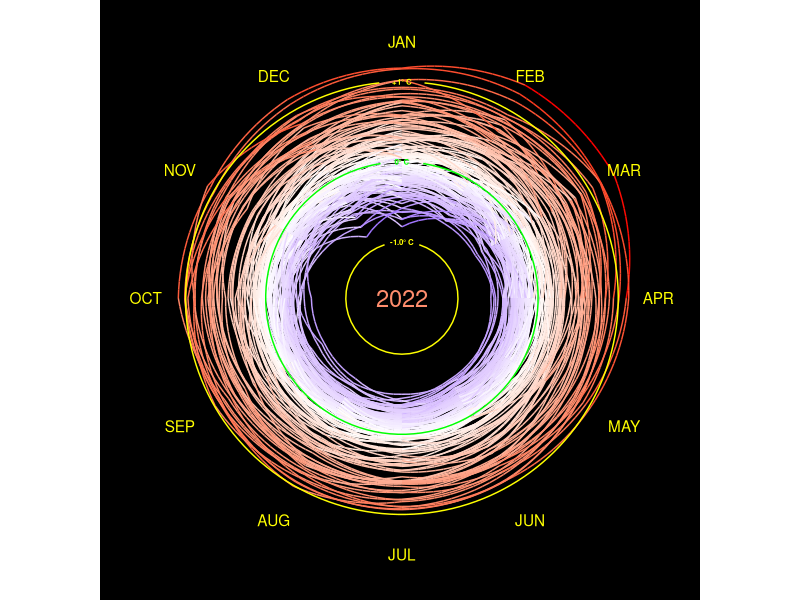
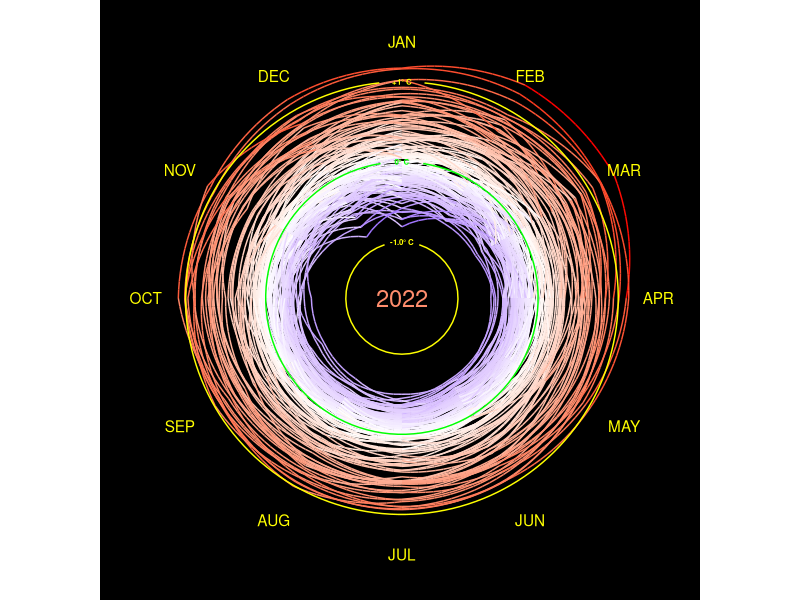

Reproduce these figures in R, in order.
library(tidyverse)
library(gganimate)



# Plot: There are data in preceding year and next year.
# Need to create 3 separated dataframes

t_diff <- 
  read_csv("data/GLB.Ts+dSST.csv", skip = 1, na = "***") %>% #load CSV file, skip 1st rows
  select(year = Year, month.abb) %>% #month.abb is constant R build-in. which is the same as our datatype
  # Tidy dataframe by converting month in 1 column accept for year
  #Pivot dataframe for all columns except for year column, Give a name of month column
  pivot_longer(-year, names_to = "month", values_to = "t_diff") %>%
  drop_na() #Ignore NA value
  

# Create 3 Separated dataframe
# Create dataframe for preceding December
# last_dec <-
#   t_diff %>%
#   filter(month == "Dec") %>% #Filter December
#   mutate(year = year + 1,   #Calculate preceding year by using the original data
#          month = "last_Dec") #Rename Dec to last_Dec

# Create dataframe for next Jan
next_jan <-
  t_diff %>%
  filter(month == "Jan") %>% #Filter January
  mutate(year = year - 1,    # Add extra year
         month = "next_Jan") # Rename it

#Combine 3 dataframes
t_data <- 
  bind_rows(t_diff,next_jan) %>%
  mutate(month = factor(month, levels = c(month.abb, "next_Jan")), #Order months into numerical order rather than alphabet order, define month as a factor
         month_number = as.numeric(month)) %>% #Remove previous December to remove zero from dataframe
  arrange(year, month) %>% # arrange year and month       
  filter(year != 1879) %>% # we dont need 1879
  mutate(step_number = 1:nrow(.)) #Add row number. 1:nrow(.) means count from 1 to the end of row in this dataframe. need to count step over the row
  
  
  annotation <-
    t_data %>% #create new dataframe from 2022
    slice_max(year) %>%
    slice_max(month_number)
 
temp_line <- #Create text at specific position
  tibble(
    x = 1,
    y = c(1, 0, -1),
    labels = c("+1\u00B0 C","0\u00B0 C", "-1.0\u00B0 C")
  )

#Create dataframe for tangential month to the ciricle
month_label <-
  tibble(
    x = 1:12,
    labels = toupper(month.abb), #Convert month label to capital letters
    y = 1.5
  )

#Make dataframe for grid line and used in geom_segment
gridlines <- 
  tibble(
    x = c(1.2, 1.3, 1.6),
    xend = c(12.8, 12.7, 12.4),
    y = c(1, 0, -1),
    yend = y
  )
 
# a <-  
  t_data %>% ggplot(aes(x = month_number, 
             y = t_diff, 
             group = year, 
             color = t_diff), #Let's coloring by temperature change. Previous version was colored by year
             inherit.aes = FALSE) +
    # geom_rect(aes(xmin = 1, xmax = 13, ymin = -2, ymax = 2.4), # create black circle background
    #           color = "black", fill = "black",
    #           inherit.aes = FALSE)+ 
    geom_label(aes(x = 1, y = -1.7, label = year),  #geom_label it provides a text with background
               fill = "black",
               label.size = 0,
               size = 6) +
  geom_line()+
  geom_segment(data = gridlines, # Add yellow line at -1,0,1 y intercept, use geom segment and make new dataframe
               aes(x = x, y = y,
                   xend = xend, yend = yend), 
               color = c("yellow", "green", "yellow"),
               inherit.aes = FALSE) + 
  geom_text(data = temp_line, aes(x = x, y = y, label = labels), #Add label and coloring
               color = c("yellow", "green", "yellow"), size = 2, fontface = "bold",
               inherit.aes = FALSE)+
  geom_text(data = month_label, aes(x = x, y = y, label = labels), # Add month label back to the position
              color = "yellow",
              inherit.aes = FALSE#,
              #angle = seq(360-360/12, 0, length.out = 12) #Assign angle to the month label
    ) +
  # scale_x_continuous(breaks = 1:12, #Set x axis and its coordinator
  #                    labels = month.abb,
  #                    expand = c(0,0),
  #                    sec.axis = dup_axis(name = NULL, labels = NULL)) +
  scale_y_continuous(limits = c(-2.0, 1.5),
                     expand = c(0,-0.3) # expand grid. First is an addition. Second is an multiplication.
                     ) + #Rescale y axis
  scale_color_gradient2(low = "blue", high = "red", mid = "white", midpoint = 0, #Change the color to continuous scale. Re-scale the legend
                        guide = "none") + #Remove legend 
  coord_polar(start = 0)+ #Set polar 5 minutes off. "start" measures thing in radius 
  labs(x = NULL, # Add label
      y = NULL,
      title = NULL) + 
  theme(
    panel.background = element_rect(fill = "black"), #Add black color and white border. Increase border line size
    plot.background = element_rect(fill = "black", color = "black"),
    panel.grid = element_blank(), # Remove grid line color
    axis.text.x = element_blank(),
    axis.text.y = element_blank(),
    axis.ticks = element_blank(),
    axis.title = element_blank(),
    plot.title = element_blank()
  )#+
  # transition_manual(frames = year, cumulative = TRUE)  #Add data and keep the old data in gganimate only
   
ggsave("figures/climate_spiral_nasa.png", width = 4.155, height = 4.5, unit = "in", dpi = 300)
 
# animate(a, width = 4.155, height = 4.5, unit = "in", res = 300
#         # nframes = nrow(t_data),
#         # fps = nrow(t_data)/12/60/60
#         )
# anim_save("figures/climate_spiral.gif")
# 
# animate(a, width = 4.155, height = 4.5, unit = "in", res = 300,
#         renderer = av_renderer("figures/climate_spiral.mp4")
# )
